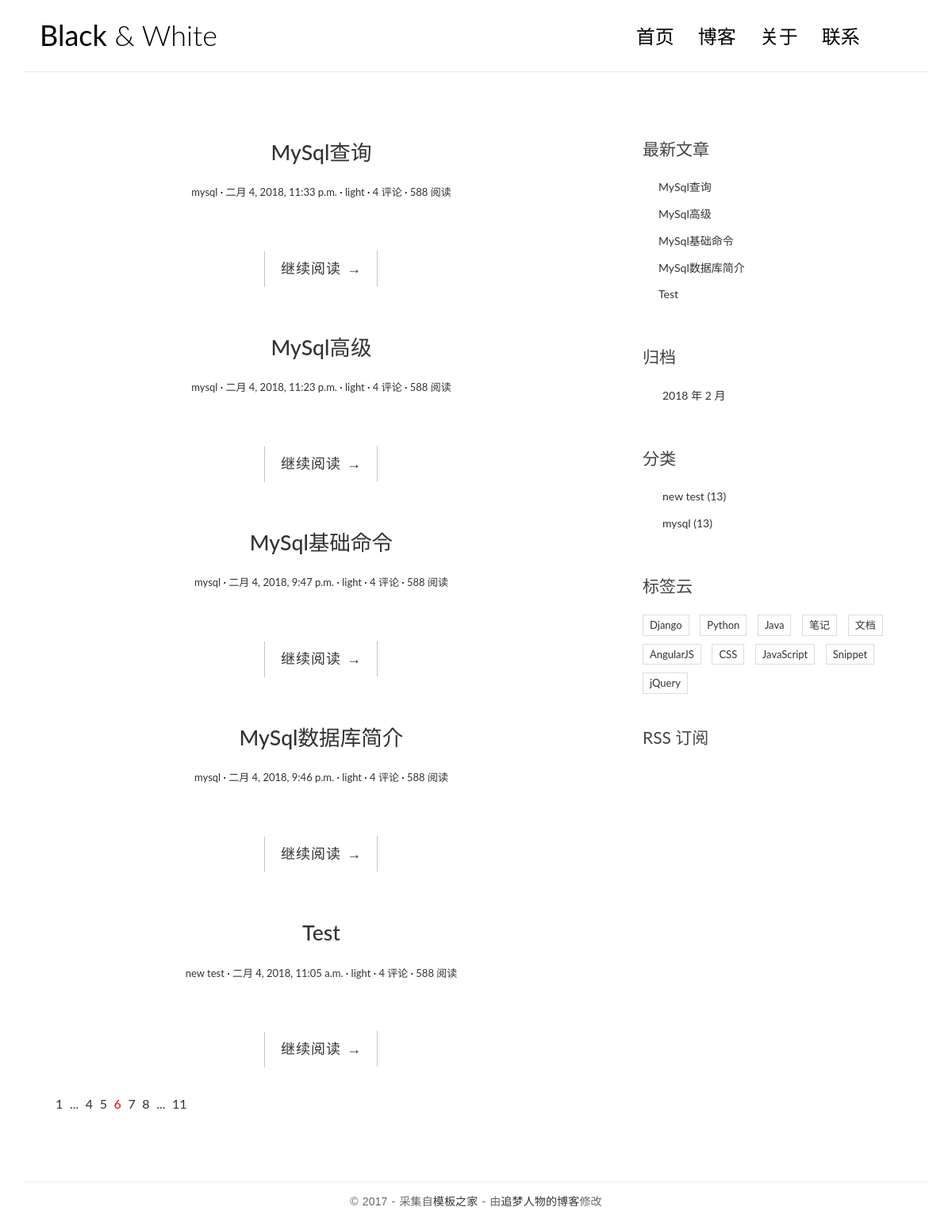
The page / on the database its author committed.
### blog/models.py (models this page shows, shortened)
class Post(models.Model):
	title = models.CharField(max_length=100)
	body = models.TextField()
	created_time = models.DateTimeField()
	modified_time = models.DateTimeField()
	excerpt = models.CharField(max_length=200,blank=True)
	author = models.ForeignKey(User)
	category = models.ForeignKey(Category)
	tags = models.ManyToManyField(Tag,blank=True)
	def get_absolute_url(self):
		return reverse('blog:detail', kwargs={'pk':self.pk})

class Category(models.Model):
	name = models.CharField(max_length=100)

### blog/views.py (the view)
# urls.py: url(r'^$',views.index,name='index'),
def index(request):
	post_list = Post.objects.all().order_by('-created_time')
	return render(request,'blog/index.html',context={'post_list':post_list})

### blog/templatetags/blog_tags.py (called while the page is built)
@register.simple_tag
def get_recent_posts(num=5):
	return Post.objects.all().order_by('-created_time')[:num]

@register.simple_tag
def archives():
	return Post.objects.dates('created_time', 'month', order='DESC')

@register.simple_tag
def get_categories():
	return Category.objects.all()

### templates/blog/index.html (shortened to what this page needs)
{% extends 'base.html' %}
{% block main %}
{% for post in post_list %}
<article class="post post-1">
    <header class="entry-header">
        <h1 class="entry-title">
            <a href="{{ post.get_absolute_url }}">{{ post.title }}</a>
        </h1>
        <div class="entry-meta">
            <span class="post-category"><a href="#">{{ post.category.name }}</a></span>
            <span class="post-date"><a href="#"><time class="entry-date"
              datetime="{{ post.created_time }}">{{ post.created_time}}</time></a></span>
              <span class="post-author"><a href="#">{{ post.author }}</a></span>
              <span class="comments-link"><a href="#">4 评论</a></span>
              <span class="views-count"><a href="#">588 阅读</a></span>
          </div>
      </header>
      <div class="entry-content clearfix">
        <div class="read-more cl-effect-14">
            <a href="{{ post.get_absolute_url }}" class="more-link">继续阅读 <span class="meta-nav">→</span></a>
        </div>
    </div>
</article>
{% empty %}
<div class='no-post'>暂无数据</div>
{% endfor %}
            <div class="pagination">
                <ul>
                    <li><a href="">1</a></li>
                    <li><a href="">...</a></li>
                    <li><a href="">4</a></li>
                    <li><a href="">5</a></li>
                    <li class="current"><a href="">6</a></li>
                    <li><a href="">7</a></li>
                    <li><a href="">8</a></li>
                    <li><a href="">...</a></li>
                    <li><a href="">11</a></li>
                </ul>
            </div>
            {% endblock main %}

### templates/base.html (shortened to what this page needs)
{% load staticfiles %}
{% load blog_tags %}
<!DOCTYPE html>
<html>
<head>
    <link rel="stylesheet" href="http://code.ionicframework.com/ionicons/2.0.1/css/ionicons.min.css">
    <link rel="stylesheet" href="{% static 'blog/css/bootstrap.min.css' %}">
    <link rel="stylesheet" href="{% static 'blog/css/pace.css' %}">
    <link rel="stylesheet" href="{% static 'blog/css/custom.css' %}">
    <link rel="stylesheet" href="{% static 'blog/css/highlights/github.css' %}">
</head>
<body>
<div class="container">
    <header id="site-header">
        <div class="row">
            <div class="col-md-4 col-sm-5 col-xs-8">
                <div class="logo">
                    <h1><a href="index.html"><b>Black</b> &amp; White</a></h1>
                </div>
            </div>
            <div class="col-md-8 col-sm-7 col-xs-4">
                <nav class="main-nav" role="navigation">
                    <div class="collapse navbar-collapse" id="bs-example-navbar-collapse-1">
                        <ul class="nav navbar-nav navbar-right">
                            <li class="cl-effect-11"><a href="index.html" data-hover="首页">首页</a></li>
                            <li class="cl-effect-11"><a href="full-width.html" data-hover="博客">博客</a></li>
                            <li class="cl-effect-11"><a href="about.html" data-hover="关于">关于</a></li>
                            <li class="cl-effect-11"><a href="contact.html" data-hover="联系">联系</a></li>
                        </ul>
                    </div>
                </nav>
            </div>
        </div>
    </header>
</div>
<div class="content-body">
    <div class="container">
        <div class="row">
            <main class='col-md-8'>
                {% block main %}
                {% endblock main %}
            </main>
            <aside class="col-md-4">
                <div class="widget widget-recent-posts">
                    <h3 class="widget-title">最新文章</h3>
                    {% get_recent_posts as recent_post_list %}
                    <ul>
                        {% for post in recent_post_list %}
                        <li>
                            <a href="{{ post.get_absolute_url }}">{{ post.title }}</a>
                        </li>
                        {% empty %}
                        暂无数据！
                        {% endfor %}
                    </ul>
                </div>
                <div class="widget widget-archives">
                    <h3 class="widget-title">归档</h3>
                    {% archives as date_list %}
                    <ul>
                        {% for date in date_list %}
                        <li>
                            <a href="{% url 'blog:archives' date.year date.month %}">{{ date.year }} 年 {{ date.month }} 月</a>
                        </li>
                        {% empty %}
                        暂无归档！
                        {% endfor %}
                    </ul>
                </div>
                <div class="widget widget-category">
                    <h3 class="widget-title">分类</h3>
                    {% get_categories as category_list %}
                    <ul>
                        {% for category in category_list %}
                        <li>
                            <a href="{% url 'blog:category' category.pk %}">{{ category.name }} <span class="post-count">(13)</span></a>
                        {% empty %}
                        暂无分类！
                        {% endfor %}
                    </ul>
                </div>
                <div class="widget widget-tag-cloud">
                    <h3 class="widget-title">标签云</h3>
                    <ul>
                        <li>
                            <a href="#">Django</a>
                        </li>
                        <li>
                            <a href="#">Python</a>
                        </li>
                        <li>
                            <a href="#">Java</a>
                        </li>
                        <li>
                            <a href="#">笔记</a>
                        </li>
                        <li>
                            <a href="#">文档</a>
                        </li>
                        <li>
                            <a href="#">AngularJS</a>
                        </li>
                        <li>
                            <a href="#">CSS</a>
                        </li>
                        <li>
                            <a href="#">JavaScript</a>
                        </li>
                        <li>
                            <a href="#">Snippet</a>
                        </li>
                        <li>
                            <a href="#">jQuery</a>
                        </li>
                    </ul>
                </div>
                <div class="rss">
                    <a href=""> RSS 订阅</a>
                </div>
            </aside>
        </div>
    </div>
</div>
<footer id="site-footer">
    <div class="container">
        <div class="row">
            <div class="col-md-12">
                <p class="copyright">&copy 2017 - 采集自<a href="http://www.cssmoban.com/"
                                                        target="_blank" title="模板之家">模板之家</a>
                    - 由<a href="http://zmrenwu.com/" title="网页模板" target="_blank">追梦人物的博客</a>修改
                </p>
            </div>
        </div>
    </div>
</footer>
</body>
</html>

### blog/static/blog/css/custom.css (style rules this page uses)
* { outline: none; }
h1, h2, h3, h4, h5, h6 { margin-top: 0; }
b { font-weight: 400; }
a { color: #333; }
body { color: #444; font-family: 'Lato', sans-serif; }
p { font-family: 'Ubuntu', sans-serif; font-weight: 400; word-spacing: 1px; letter-spacing: 0.01em; }
#site-header { background-color: #FFF; padding: 25px 20px; margin-bottom: 40px; border-bottom: 1px solid #e7e7e7; }
.logo h1 a { color: #000; }
.logo h1 { margin: 0; font-family: 'Lato', sans-serif; font-weight: 300; }
.main-nav { margin-top: 11px; max-width: 95%; }
.main-nav a { color: #000000 !important; padding: 0 0 5px 0 !important; margin-right: 30px; font-family: 'Lato', sans-serif; font-weight: 300; font-size: 24px; }
.cl-effect-11 a { padding: 10px 0; color: #0972b4; text-shadow: none; }
.cl-effect-11 a::before { position: absolute; top: 0; left: 0; overflow: hidden; padding: 0 0 5px 0 !important; max-width: 0; border-bottom: 1px solid #000; color: #000; content: attr(data-hover); white-space: nowrap; -webkit-transition: max-width 0.5s; -moz-transition: max-width 0.5s; transition: max-width 0.5s; }
.content-body { padding-bottom: 4em; }
.post { background: #fff; padding: 30px 30px 0; }
.entry-title { text-align: center; font-size: 1.9em; margin-bottom: 20px; line-height: 1.6; padding: 10px 20px 0; }
.entry-meta { text-align: center; color: #DDDDDD; font-size: 13px; margin-bottom: 30px; }
.entry-content { font-size: 18px; line-height: 1.9; font-weight: 300; color: #000; }
.post-category::after, .post-date::after, .post-author::after, .comments-link::after { content: ' ·'; color: #000; }
.read-more { font-family: 'Ubuntu', sans-serif; font-weight: 400; word-spacing: 1px; letter-spacing: 0.01em; text-align: center; margin-top: 20px; }
.cl-effect-14 a { padding: 0 20px; height: 45px; line-height: 45px; position: relative; display: inline-block; margin: 15px 25px; letter-spacing: 1px; font-weight: 400; text-shadow: 0 0 1px rgba(255, 255, 255, 0.3); }
.cl-effect-14 a::before, .cl-effect-14 a::after { position: absolute; width: 45px; height: 1px; background: #C3C3C3; content: ''; -webkit-transition: all 0.3s; -moz-transition: all 0.3s; transition: all 0.3s; pointer-events: none; }
.cl-effect-14 a::before { top: 0; left: 0; -webkit-transform: rotate(90deg); -moz-transform: rotate(90deg); transform: rotate(90deg); -webkit-transform-origin: 0 0; -moz-transform-origin: 0 0; transform-origin: 0 0; }
.cl-effect-14 a::after { right: 0; bottom: 0; -webkit-transform: rotate(90deg); -moz-transform: rotate(90deg); transform: rotate(90deg); -webkit-transform-origin: 100% 0; -moz-transform-origin: 100% 0; transform-origin: 100% 0; }
.widget { background: #fff; padding: 30px 0 0; }
.widget-title { font-size: 1.5em; margin-bottom: 20px; line-height: 1.6; padding: 10px 0 0; font-weight: 400; }
.widget-recent-posts ul { padding: 0; margin: 0; padding-left: 20px; }
.widget-recent-posts ul li { list-style-type: none; position: relative; line-height: 170%; margin-bottom: 10px; }
.widget-recent-posts ul li::before { content: '\f3d3'; font-family: "Ionicons"; position: absolute; left: -17px; top: 3px; font-size: 16px; color: #000; }
.widget-archives ul { padding: 0; margin: 0; padding-left: 25px; }
.widget-archives ul li { list-style-type: none; position: relative; line-height: 170%; margin-bottom: 10px; }
.widget-archives ul li::before { content: '\f3f3'; font-family: "Ionicons"; position: absolute; left: -25px; top: 1px; font-size: 16px; color: #000; }
.widget-category ul { padding: 0; margin: 0; padding-left: 25px; }
.widget-category ul li { list-style-type: none; position: relative; line-height: 170%; margin-bottom: 10px; }
.widget-category ul li::before { content: '\f3fe'; font-family: "Ionicons"; position: absolute; left: -25px; top: 1px; font-size: 18px; color: #000; }
.widget-tag-cloud ul { padding: 0; margin: 0; margin-right: -10px; }
.widget-tag-cloud ul li { list-style-type: none; font-size: 13px; display: inline-block; margin-right: 10px; margin-bottom: 10px; padding: 3px 8px; border: 1px solid #ddd; }
.rss { font-size: 21px; margin-top: 30px; }
.rss a { color: #444; }
#site-footer { padding-top: 10px; padding: 0 0 1.5em 0; }
.copyright { text-align: center; padding-top: 1em; margin: 0; border-top: 1px solid #eee; color: #666; }
.pagination ul { list-style: none; }
.pagination ul li { display: inline-block; font-size: 16px; margin-right: 5px; }
.current a { color: red; }

### rows shown on the page
Post: title "MySql查询", category.name "mysql", created_time "二月 4, 2018, 11:33 p.m.", author "light"
Post: title "MySql高级", category.name "mysql", created_time "二月 4, 2018, 11:23 p.m.", author "light"
Post: title "MySql基础命令", category.name "mysql", created_time "二月 4, 2018, 9:47 p.m.", author "light"
Post: title "MySql数据库简介", category.name "mysql", created_time "二月 4, 2018, 9:46 p.m.", author "light"
Post: title "Test", category.name "new test", created_time "二月 4, 2018, 11:05 a.m.", author "light"
Category: name "new test"
Category: name "mysql"

### other values the page prints
{{ date.year }} "2018"
{{ date.month }} "2"
